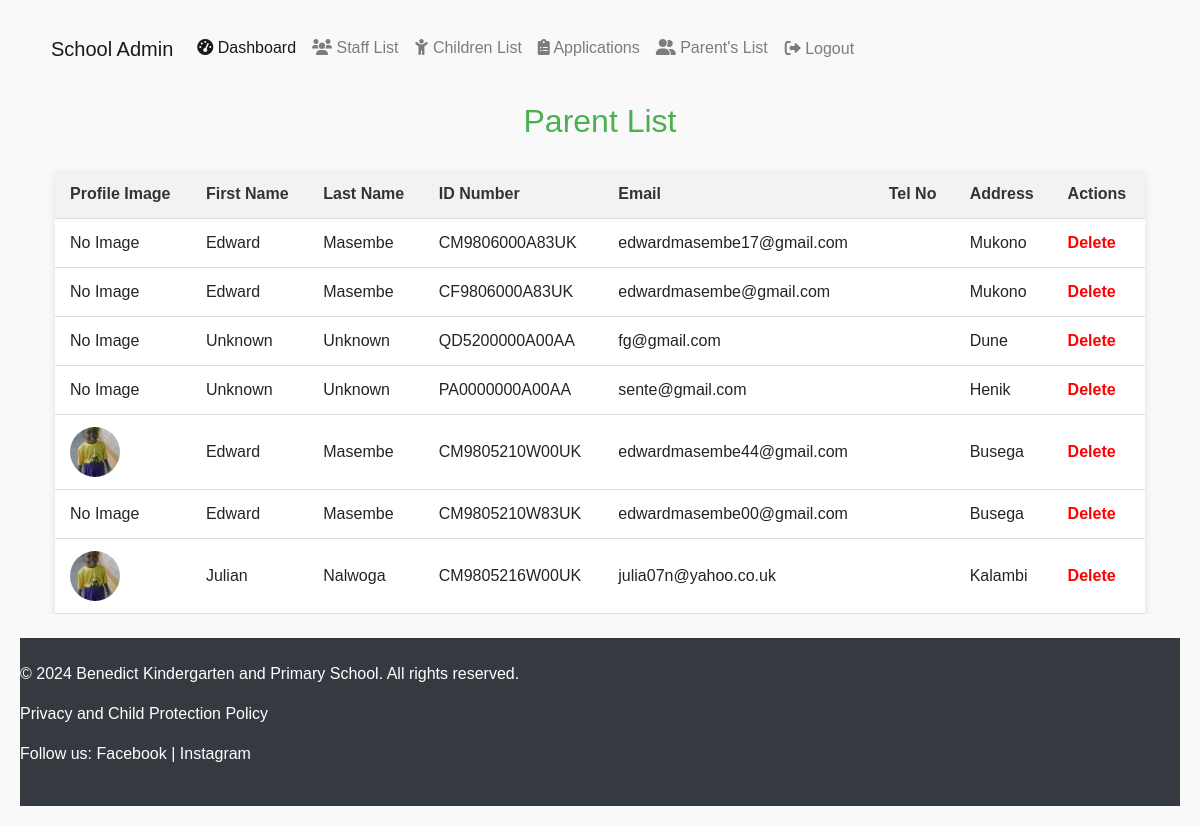
/benedict_school/parent/ (signed in), run on an earlier commit of the app's database.
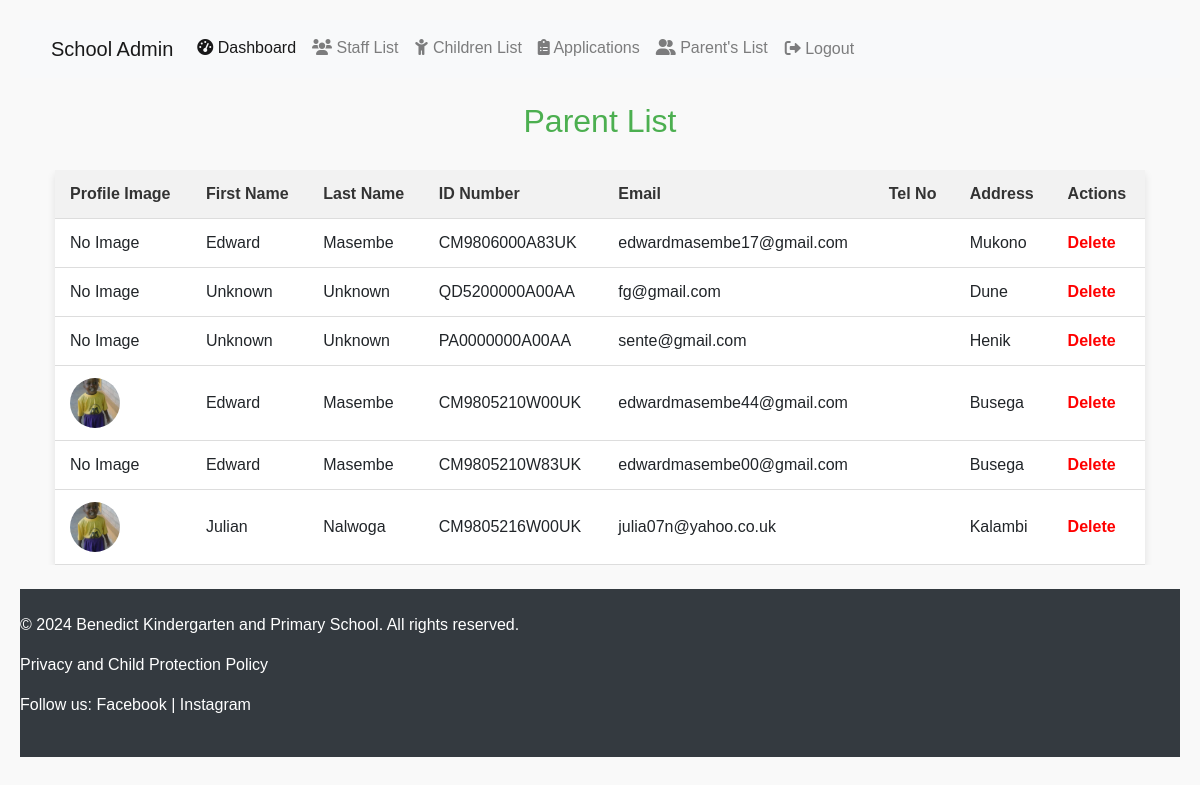
And on a later commit of the database.
### benedict_school/models.py (models this page shows, shortened)
class Parent(models.Model):
    first_name = models.CharField(max_length=50, default='')
    last_name = models.CharField(max_length=50, default='')
    ID_number = models.CharField(max_length=14, unique=True, null=False, default='')
    email = models.EmailField(unique=True)
    tel_no = models.CharField(max_length=15, default='')
    address = models.CharField(max_length=100)
    parent_image = models.ImageField(
        upload_to="parent_images/", null=True, blank=True
    )

### benedict_school/views.py (the view)
# urls.py: path('parent/', views.parent_list, name='parent-list'),
@user_passes_test(is_admin, login_url='/admin-login/')
def parent_list(request):
    parents = Parent.objects.all()
    return render(request, 'parent_list.html', {'parents': parents})

### benedict_school/context_processors.py (called while the page is built)
def google_maps_api_key(request):
    return {'GOOGLE_MAPS_API_KEY': getattr(settings, 'GOOGLE_MAPS_API_KEY', '')}

### benedict_school/views.py (called while the page is built)
def is_admin(user):
    return user.is_authenticated and user.is_staff  # Checks if user is admin

### benedict_school/templates/parent_list.html (shortened to what this page needs)
{% extends "admin_base.html" %}
{% load static %}
{% block content %}
<body>
    <h2>Parent List</h2>
    <div class="table-container">
        <table>
            <thead>
                <tr>
                    <th>Profile Image</th>
                    <th>First Name</th>
                    <th>Last Name</th>
                    <th>ID Number</th>
                    <th>Email</th>
                    <th>Tel No</th>
                    <th>Address</th>
                    <th>Actions</th>
                </tr>
            </thead>
            <tbody>
                {% for parent in parents %}
                <tr>
                    <td>
                        {% if parent.parent_image %}
                            <img src="{{ parent.parent_image.url }}" alt="{{ parent.first_name }}'s profile image" class="profile-img">
                        {% else %}
                            <span>No Image</span>
                        {% endif %}
                    </td>
                    <td>{{ parent.first_name }}</td>
                    <td>{{ parent.last_name }}</td>
                    <td>{{ parent.ID_number }}</td>
                    <td>{{ parent.email }}</td>
                    <td>{{ parent.tel_no}} </td>
                    <td>{{ parent.address }}</td>
                    <td>
                        <a href="{% url 'delete-parent' pk=parent.pk %}" class="delete-btn">Delete</a>
                    </td>
                </tr>
                {% endfor %}
            </tbody>
        </table>
    </div>
</body>
{% endblock %}

What changed in the data, as far as the page shows it:
removed Parent: parent_image "No Image", first_name "Edward", last_name "Masembe", ID_number "CF9806000A83UK", email "edwardmasembe@gmail.com", address "Mukono"
